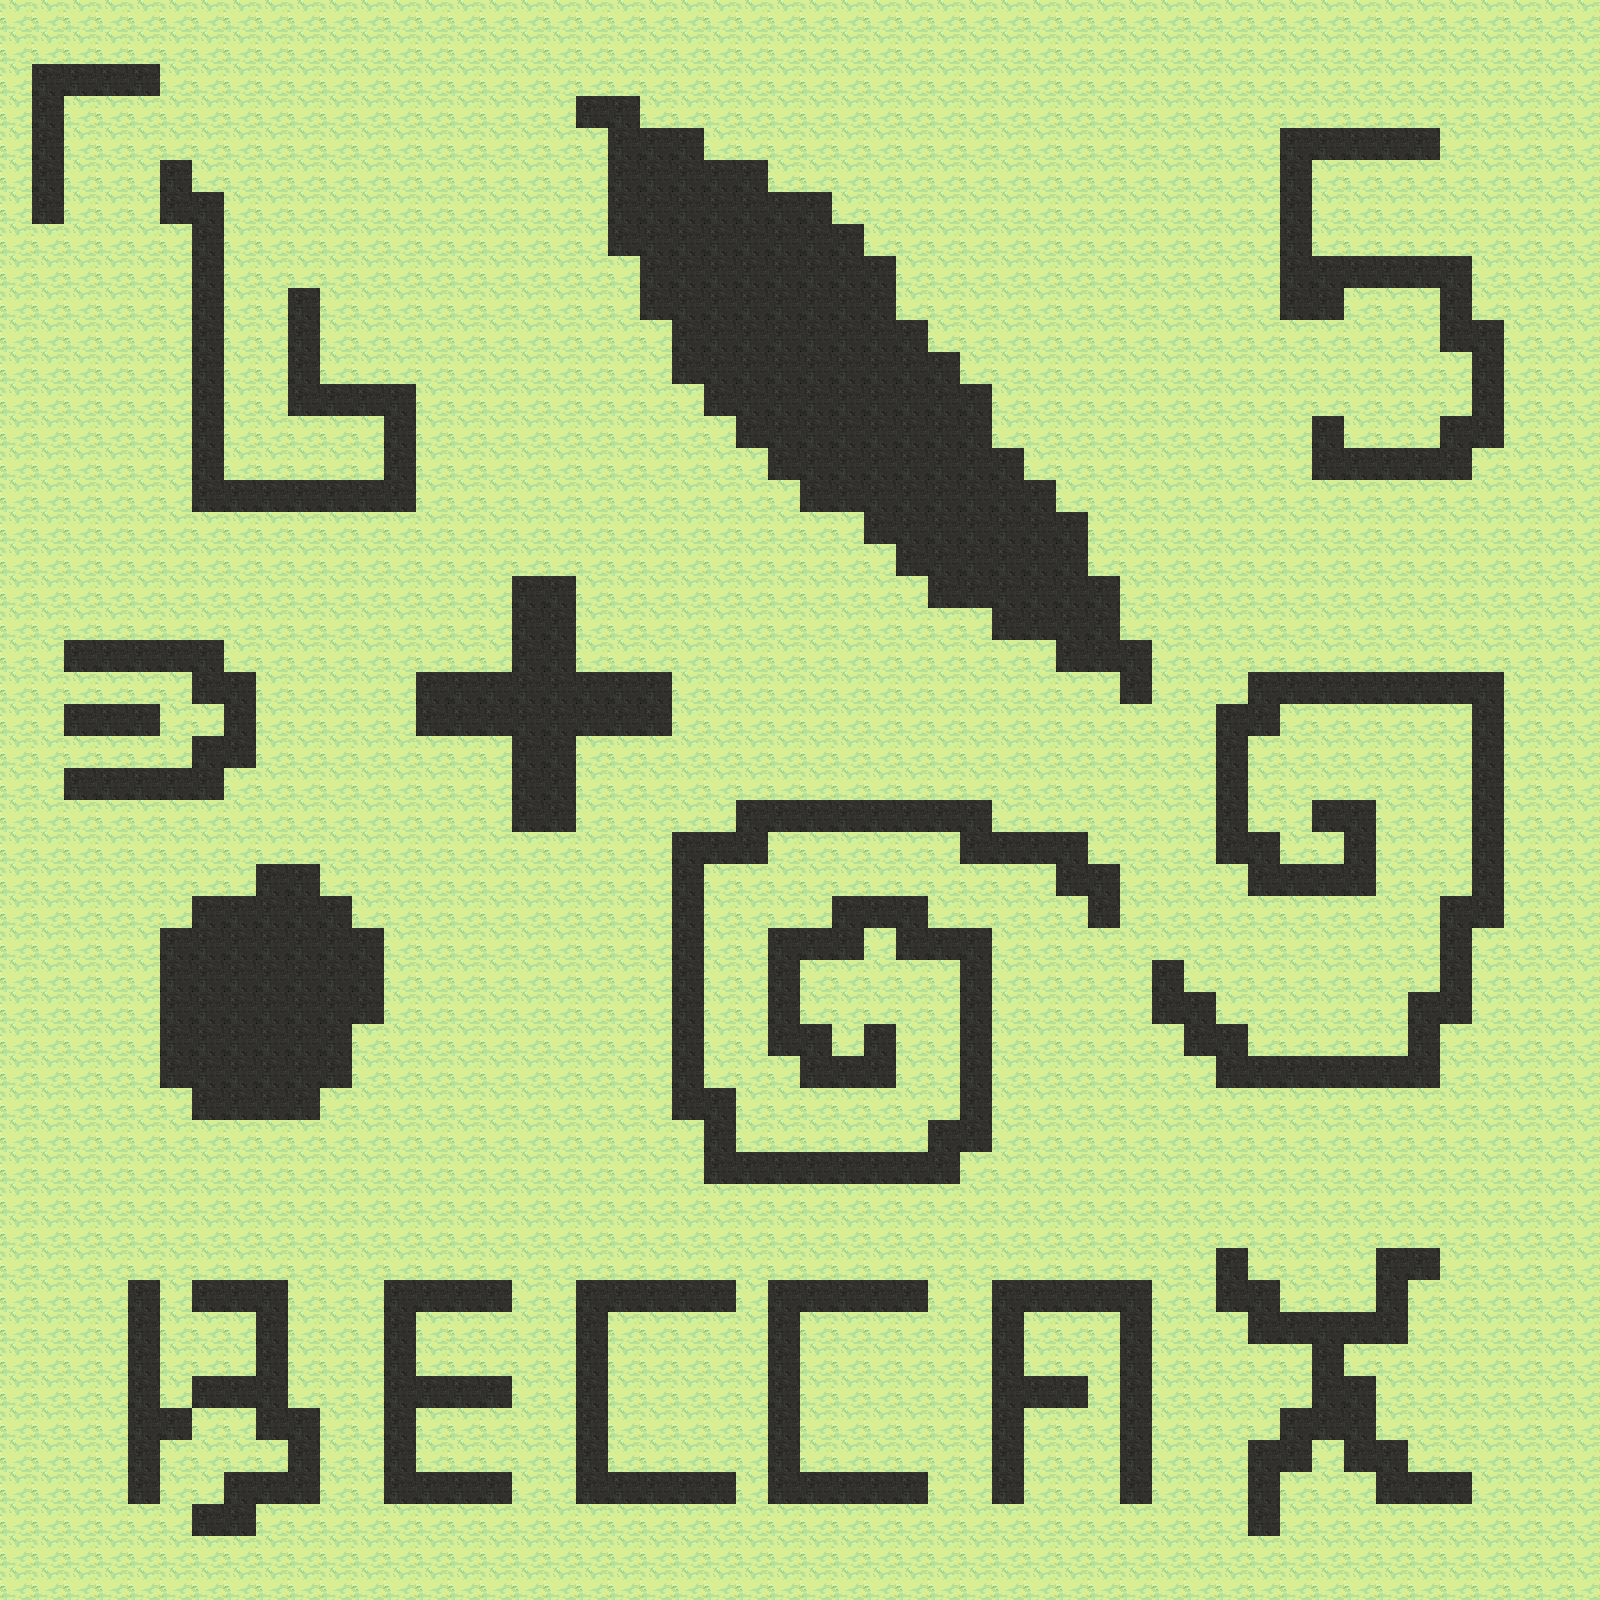

The image is a tile-based game level rendered from a .tmx file. Its description and source (layers, tilesets, objects; grid data summarised) follow:
An orthogonal 50x50 tile map with 32x32 px tiles, 1 tile layer (Background).

<map version="1.0" orientation="orthogonal" width="50" height="50" tilewidth="32" tileheight="32">
 <tileset firstgid="1" name="ground_tiles" tilewidth="32" tileheight="32">
  <image source="ground_tiles.png" width="672" height="701" />
  <tile id="43">
   <properties>
    <property name="Blocked" value="False" />
   </properties>
  </tile>
  <tile id="67">
   <properties>
    <property name="Blocked" value="True" />
   </properties>
  </tile>
 </tileset>
 <layer name="Background" width="50" height="50">
  <data>[2500 cells, 2500 non-empty, 2 distinct tile ids]</data>
 </layer>
</map>